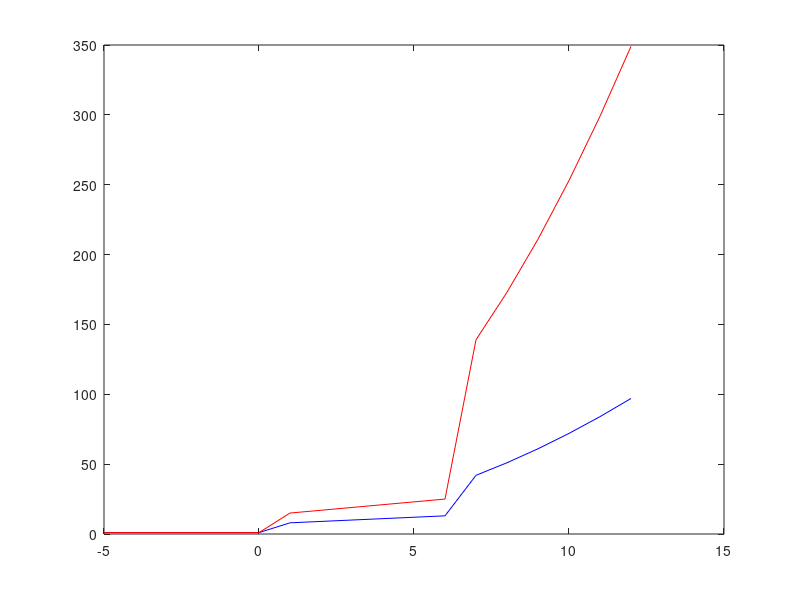
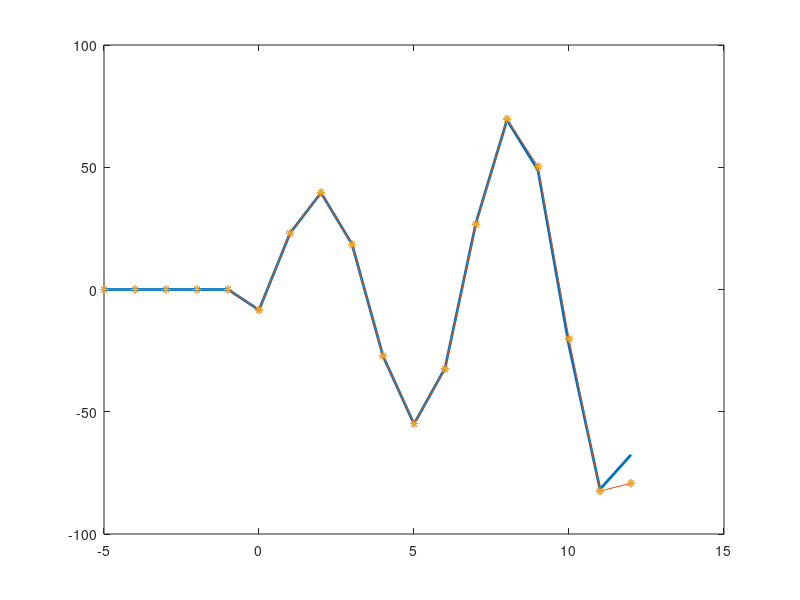

Here is the MATLAB script that generated these plots, in order:
clear all;
time = -5:1:12;
t_l = length(time);
% DMDEF parameters
for t = 1:t_l
if time(t) >= -5 && time(t) <= 0
    e5_t(t) = 1;
    e5_2t(t) = 1;
elseif time(t) <= 6 && time(t) >= 1
    e5_t(t) = 1 + factorial(t)/factorial(t-1);
    e5_2t(t) = 1 + 2*factorial(t)/factorial(t-1);
elseif time(t) >= 7 && time(t) <= 12
    e5_t(t) = 1 + factorial(t)/factorial(t-1) + factorial(t-5)/(2*factorial(t-5-2));
    e5_2t(t) = 1 + 2*factorial(t)/factorial(t-1) +4*factorial(t-5)/(2*factorial(t-5-2));
end
e5_A1(:,:,t) = [2*e5_t(t)-e5_2t(t) e5_2t(t)-e5_t(t);2*e5_t(t)-2*e5_2t(t) 2*e5_2t(t)-e5_t(t)];
end
figure(1);
plot(time,e5_t,'b');hold on;
plot(time,e5_2t,'r');
% setting parameters
A = [1 0;0 1];
A1 = [0 1;-2 3];
B = [1;2];
C = [0.2 0.3];
D = 1;
% 期望轨迹
for t = 1:t_l
    if time(t) >= 0
        yd(t) = 5*t*sin(t);
    end
end
figure(2);
plot(time,yd,'linewidth',2);hold on;
% 迭代过程
iter_n = 20;
for k = 1:iter_n
    for t = 1:t_l
        if k == 1
            u(k,t) = 0;
        end
        if time(t) <= 0 && time(t) >= -5
            x(:,:,k,t) = [2;1];
        elseif time(t) > 0 && time(t) <= 12
            x(:,:,k,t) = A*x(:,:,k,t-1) + A1*x(:,:,k,t-6) + B*u(k,t-1);
        end
        y(k,t) = C*x(:,:,k,t) + D*u(k,t);
        e(k,t) = yd(t) - y(k,t);
        u(k+1,t) = u(k,t) + 0.7*e(k,t);
        end
end
plot(time,y(10,:),'*-');
plot(time,y(10,:),'*');
